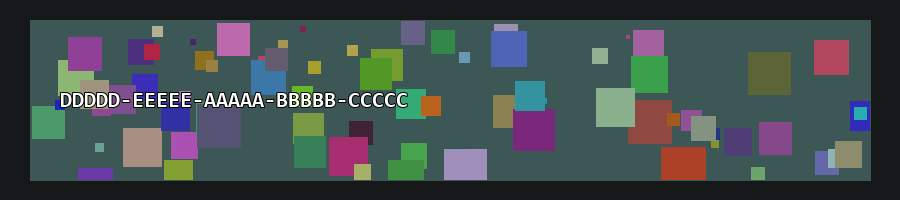
#> input picture fixtures/challenging/case-03.jpg, 900 x 200 px
$ python generate_safety.py ../fixtures/challenging/case-00.jpg ../fixtures/challenging/case-03.jpg ../fixtures/challenging/case-03.jpg 5
#> lines starting #> are read from the running program, lines starting #| are printed output that depends on the picture
"""Safety corpus for the channel bot OCR: fictitious keys in the channel style (one large
white line with a black outline) drawn on clean art, over text-heavy promo art (the case
where two reads can agree on a wrong character), cut by the image edge, plus images with
no key and near-key decoys. Writes <out>/manifest.json; keys are random and fictitious.

Usage: python generate_safety.py <out-dir> <clean-background.jpg> <promo-folder> [seed]
"""
import json, os, random, sys, glob
from PIL import Image, ImageDraw, ImageFont, ImageFilter

out, clean_bg, promo_dir = sys.argv[1], sys.argv[2], sys.argv[3]
rnd = random.Random(int(sys.argv[4]) if len(sys.argv) > 4 else 7)
os.makedirs(out, exist_ok=True)
# Xbox 5x5 codes never use A E I L O S U 0 1 5 (N and Z do occur).
ALPHA = 'BCDFGHJKMNPQRTVWXYZ2346789'
FONTS = [r'C:\Windows\Fonts\segoeuib.ttf', r'C:\Windows\Fonts\arialbd.ttf', r'C:\Windows\Fonts\verdanab.ttf', r'C:\Windows\Fonts\impact.ttf']
promos = sorted(p for p in glob.glob(os.path.join(promo_dir, '*.jpg'))
                if not p.endswith(('-thumb.jpg', '-preview.jpg')) and not os.path.basename(p).split('-')[1].startswith(('10', '11')))
manifest = []

def new_key(groups=5, size=5):
    return '-'.join(''.join(rnd.choice(ALPHA) for _ in range(size)) for _ in range(groups))

def background(kind):
#> called with kind = 'clean'
    if kind == 'clean':
        img = Image.open(clean_bg).convert('RGB')
#> img is the input picture: PIL image 900x200 RGB; mean R, G, B 67.3, 77.8, 80
        w, h = img.size
#> w = 900; h = 200
        cw, ch = int(w * rnd.uniform(0.6, 1.0)), int(h * rnd.uniform(0.6, 1.0))
#> cw = 764; ch = 179
        x, y = rnd.randint(0, w - cw), rnd.randint(0, h - ch)
#> x = 135; y = 0
        img = img.crop((x, y, x + cw, y + ch))
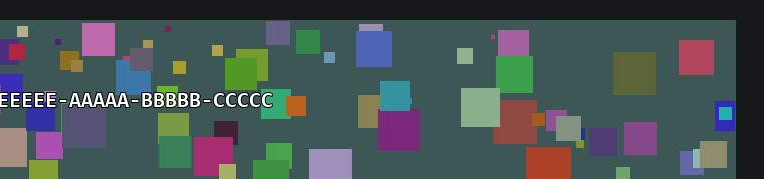
#> img: PIL image 764x179 RGB; mean R, G, B 73.2, 85, 86.6
    else:
        img = Image.open(rnd.choice(promos)).convert('RGB')
    target = rnd.choice([(1440, 1079), (1599, 899), (1080, 1080), (1280, 960)])
    return img.resize(target, Image.LANCZOS)
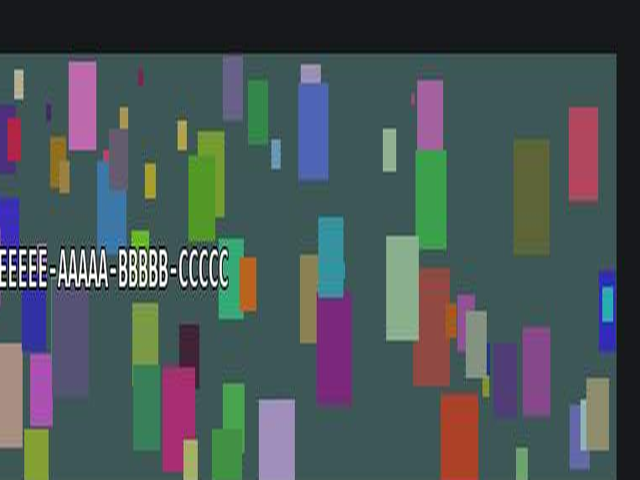
#> returned value: PIL image 1280x960 RGB (shown at 1/2 size); mean R, G, B 73.1, 84.9, 86.5

def draw_key(img, text, width_frac, ypos, xshift=0.0):
#> called with text = '8K3CH-FQWKR-YFZKB-7JTMH-8RH89', width_frac = 0.719, ypos = 0.602, xshift = 0
    w, h = img.size
#> w = 1280; h = 960
    font_path = rnd.choice(FONTS)
    size = 100
    font = ImageFont.truetype(font_path, size)
    tw = ImageDraw.Draw(img).textlength(text, font=font)
#> tw = 1809
    size = max(12, int(size * width_frac * w / tw))
#> size = 50
    font = ImageFont.truetype(font_path, size)
    d = ImageDraw.Draw(img)
    left, top, right, bottom = d.textbbox((0, 0), text, font=font, stroke_width=max(2, size // 12))
#> left = -4; top = 6; right = 908; bottom = 61
    x = (w - (right - left)) / 2 - left + xshift * w
#> x = 188
    y = ypos * h - (bottom - top) / 2 - top
#> y = 544.1
    d.text((x, y), text, font=font, fill='white', stroke_width=max(2, size // 12), stroke_fill='black')
    return (x + left, y + top, x + right, y + bottom)

def save(img, name, expected, category, truth=None):
    if rnd.random() < 0.3: img = img.filter(ImageFilter.GaussianBlur(rnd.uniform(0.3, 0.9)))
    path = os.path.join(out, name)
    img.save(path, quality=rnd.choice([72, 80, 88]))
    manifest.append({'path': path, 'expected': expected, 'category': category, 'truth': truth or expected})

n = 0
for i in range(80):   # clean art, varied size and position
    img = background('clean'); k = new_key()
    draw_key(img, k, rnd.uniform(0.7, 0.96), rnd.uniform(0.2, 0.85)); save(img, f'{n:03d}-clean.jpg', k, 'clean'); n += 1
#> after `draw_key(img, k, rnd.uniform(0.7, 0.96), rnd.uniform(0.2, 0.85))`:
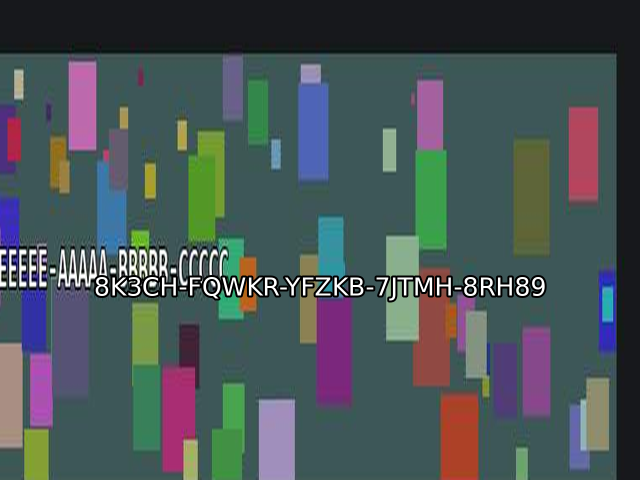
#> img: PIL image 1280x960 RGB (shown at 1/2 size); mean R, G, B 73.1, 84.5, 86.3
for i in range(240):  # over text-heavy promo art: overlaps with other text
#> (the run stopped early here; a loop or call above may not have finished)
